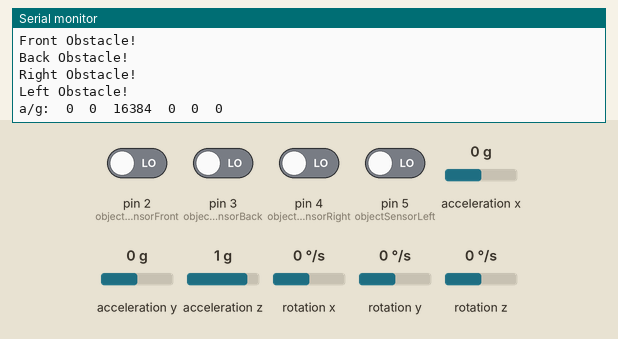
The sketch below on a simulated Arduino Uno, built with avr-gcc and run on an emulated ATmega328P. On the bench: the last lines printed to the serial monitor. Inputs (shaded band) come from the test bench; at power-on: pin 2 (objectSensorFront), pin 3 (objectSensorBack), pin 4 (objectSensorRight), pin 5 (objectSensorLeft) LOW, acceleration x 0 g, acceleration y 0 g, acceleration z 1 g, rotation x 0 °/s, rotation y 0 °/s, rotation z 0 °/s.

Above: at 1.2 s.
1.3 s: acceleration x set to -1.4 g
At 2.6 s:
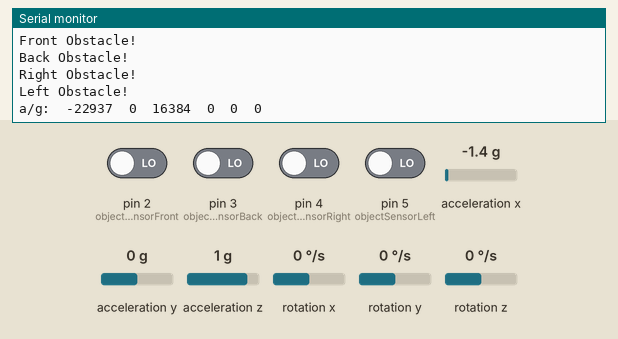
2.8 s: acceleration y set to -1.4 g
At 3.5 s:
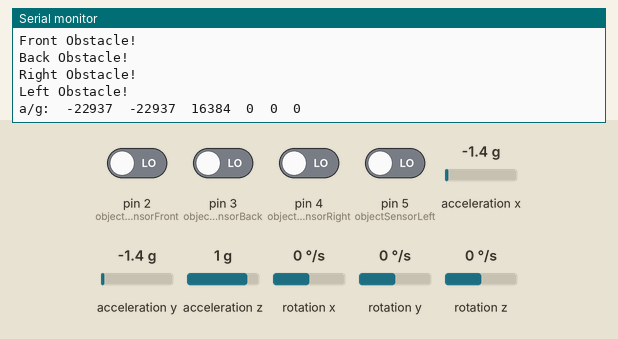
4.3 s: acceleration z set to -1.4 g
At 5.6 s:
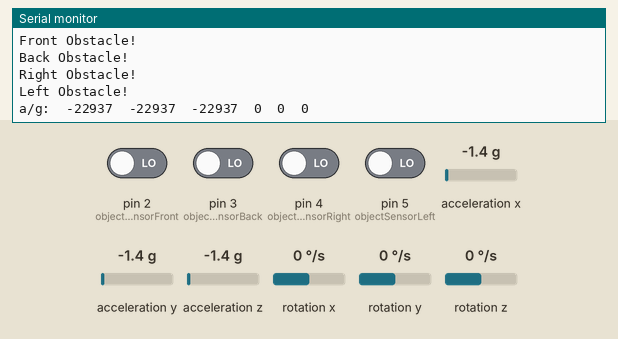
5.8 s: rotation x set to -192 °/s
At 6.9 s:
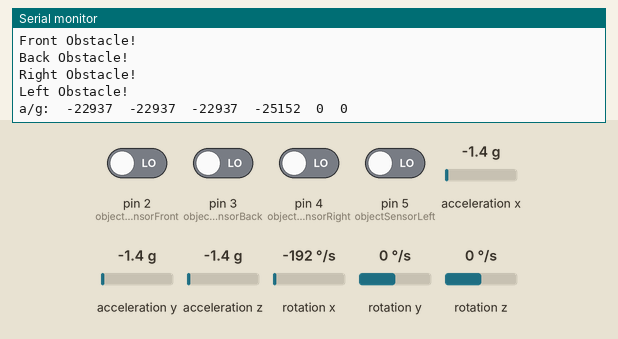
7.3 s: rotation y set to -192 °/s
At 8.6 s:
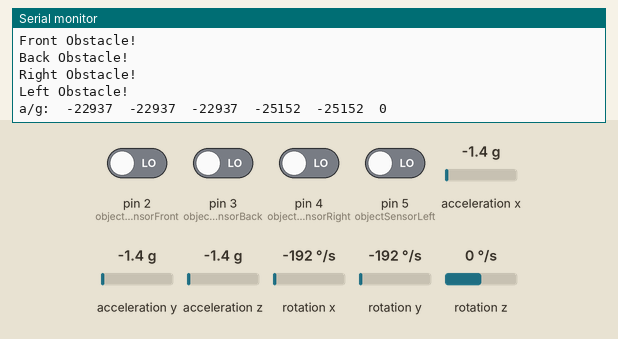

The sketch:

CopterProject.ino
```cpp
#include "I2Cdev.h"
#include "MPU6050.h"
#if I2CDEV_IMPLEMENTATION == I2CDEV_ARDUINO_WIRE
    #include <Wire.h>
#endif
#define OUTPUT_READABLE_ACCELGYRO
#define motorFrontRight A0
#define motorFrontLeft A1
#define motorBackRight A2
#define motorBackLeft A3
#define objectSensorFront 2
#define objectSensorBack 3
#define objectSensorRight 4
#define objectSensorLeft 5
#define gyroScope
#define tempModule
#define LED_PIN 13
MPU6050 accelgyro;
const int MPU_addr = 0x68;
int16_t ax, ay, az;
int16_t gx, gy, gz;
bool blinkState = false;

void setup() {
 Wire.begin();
 Wire.beginTransmission(MPU_addr);
 Serial.begin(38400);
 Serial.println("Initializing I2C devices...");
 accelgyro.initialize();
 Serial.println("Testing device connections...");
 Serial.println(accelgyro.testConnection() ? "MPU6050 connection successful" : "MPU6050 connection failed");
}

void loop() {
  accelgyro.getAcceleration(&ax, &ay, &az);
  accelgyro.getRotation(&gx, &gy, &gz);
  determinesensorStates(digitalRead(objectSensorFront), digitalRead(objectSensorBack), digitalRead(objectSensorRight), digitalRead(objectSensorLeft));
#ifdef OUTPUT_READABLE_ACCELGYRO
        Serial.print("a/g:\t");
        Serial.print(ax); Serial.print("\t");
        Serial.print(ay); Serial.print("\t");
        Serial.print(az); Serial.print("\t");
        Serial.print(gx); Serial.print("\t");
        Serial.print(gy); Serial.print("\t");
        Serial.println(gz); Serial.print("\n");
    #endif
    blinkState = !blinkState;
    digitalWrite(LED_PIN, blinkState);
    delay(1000);
}


 int determinesensorStates(int stateofdistanceFront,int stateofdistanceBack,int stateofdistanceRight,int stateofdistanceLeft){
  if(stateofdistanceFront == 0){
    Serial.println("Front Obstacle!");
  }
  if(stateofdistanceBack == 0){
    Serial.println("Back Obstacle!");
  }
  if(stateofdistanceRight == 0){
    Serial.println("Right Obstacle!");
  }
  if(stateofdistanceLeft == 0){
    Serial.println("Left Obstacle!");
  }
 }
```

Measured:
- after the input at 1.3 s, the serial monitor: prints a new line after 0.76 s (image 1)
- after the input at 2.8 s, the serial monitor: prints a new line after 0.27 s (image 2)
- after the input at 4.3 s, the serial monitor: prints a new line after 0.80 s (image 3)
- after the input at 5.8 s, the serial monitor: prints a new line after 0.31 s (image 4)
- after the input at 7.3 s, the serial monitor: prints a new line after 0.84 s (image 5)
